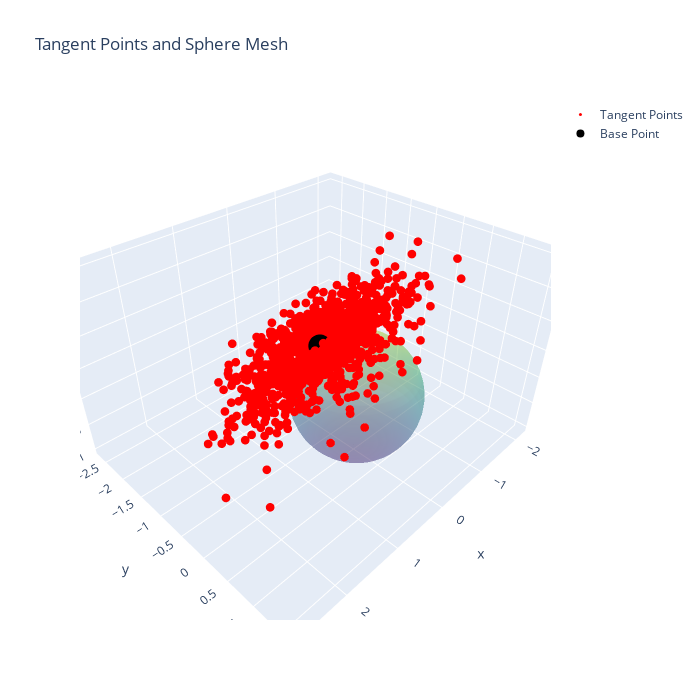
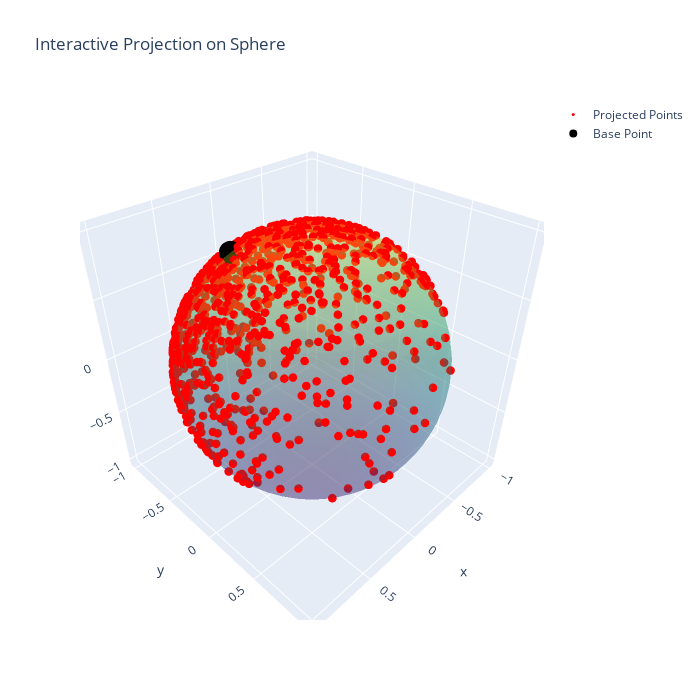

The code cell stored with these charts, in order, in its notebook:
### Code cell
projected_points = np.array([sphere.exp(x, t) for t in tangent_vectors])
plot_tangent_points(x, tangent_vectors)
plot_projected_sphere(x, projected_points)

### Figure 1 — Plotly figure (JSON) as saved in the notebook; plotly's stock layout.template omitted (floating-point values rounded to 4 significant figures; data arrays with more than 128 entries replaced by an {"elided": "..."} marker saying what was removed)
{"data": [{"colorscale": [[0, "#440154"], [0.1111, "#482878"], [0.2222, "#3e4989"], [0.3333, "#31688e"], [0.4444, "#26828e"], [0.5556, "#1f9e89"], [0.6667, "#35b779"], [0.7778, "#6ece58"], [0.8889, "#b5de2b"], [1, "#fde725"]], "opacity": 0.3, "showscale": false, "type": "surface", "x": {"elided": "50x25 float values"}, "y": {"elided": "50x25 float values"}, "z": {"elided": "50x25 float values"}}, {"marker": {"color": "red", "size": 3}, "mode": "markers", "name": "Tangent Points", "type": "scatter3d", "x": {"elided": "1000 float values"}, "y": {"elided": "1000 float values"}, "z": {"elided": "1000 float values"}}, {"marker": {"color": "black", "size": 8}, "mode": "markers", "name": "Base Point", "type": "scatter3d", "x": [0.3465], "y": [-0.422], "z": [0.8378]}], "layout": {"height": 700, "scene": {"aspectmode": "data"}, "title": {"text": "Tangent Points and Sphere Mesh"}, "width": 700}}

### Figure 2 — Plotly figure (JSON) as saved in the notebook; plotly's stock layout.template omitted (floating-point values rounded to 4 significant figures; data arrays with more than 128 entries replaced by an {"elided": "..."} marker saying what was removed)
{"data": [{"colorscale": [[0, "#440154"], [0.1111, "#482878"], [0.2222, "#3e4989"], [0.3333, "#31688e"], [0.4444, "#26828e"], [0.5556, "#1f9e89"], [0.6667, "#35b779"], [0.7778, "#6ece58"], [0.8889, "#b5de2b"], [1, "#fde725"]], "opacity": 0.3, "showscale": false, "type": "surface", "x": {"elided": "50x25 float values"}, "y": {"elided": "50x25 float values"}, "z": {"elided": "50x25 float values"}}, {"marker": {"color": "red", "size": 3}, "mode": "markers", "name": "Projected Points", "type": "scatter3d", "x": {"elided": "1000 float values"}, "y": {"elided": "1000 float values"}, "z": {"elided": "1000 float values"}}, {"marker": {"color": "black", "size": 8}, "mode": "markers", "name": "Base Point", "type": "scatter3d", "x": [0.3465], "y": [-0.422], "z": [0.8378]}], "layout": {"height": 700, "scene": {"aspectmode": "cube"}, "title": {"text": "Interactive Projection on Sphere"}, "width": 700}}
